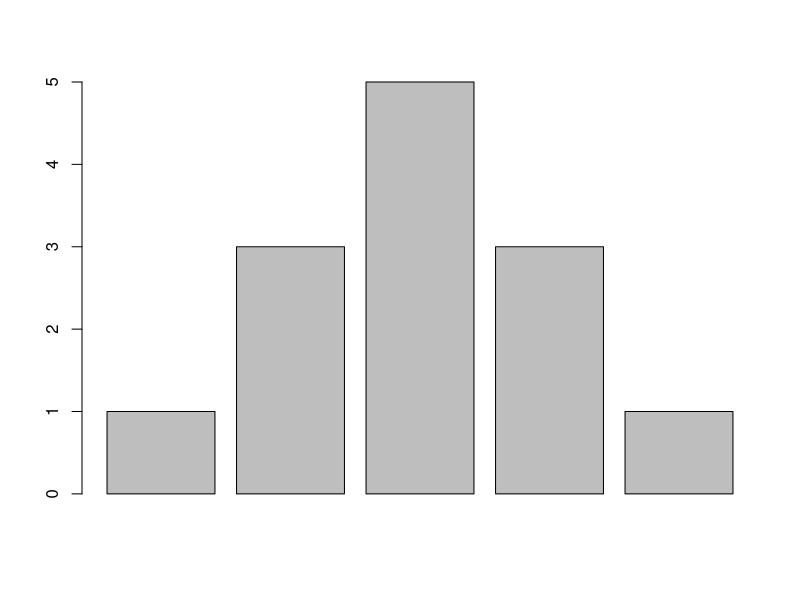
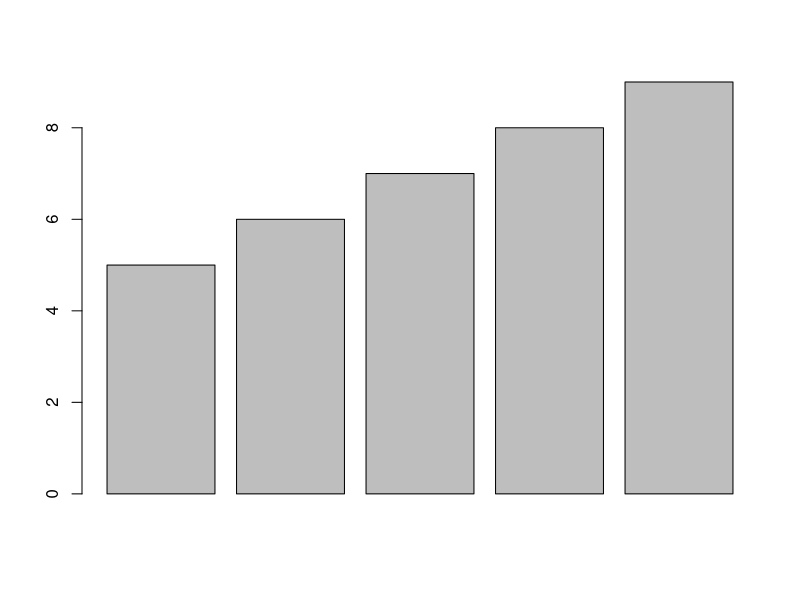

Recreate these plots in R, in order. (Note: this script raises an error after producing the figures.)
#**Maestría en Ciencias Forestales**
#*Medidas de tendencia central
#*
#*Yadira Abigail Martínez Hernández
#*   1672205
#*   
#**Problemas**
#*Problema 1

#Considere los siguientes datos de x & y

xi <- c(6,4,1,3)

yi <- c(1,3,4,2)

sum(xi)
prod(xi)

sum(yi)
prod(yi)

sum(xi*yi)

prod(xi*yi)

prod(xi^2,yi^0.5)

#*Problema 2

# Se enuncian dos conjuntos de datos que contienen las alturas de plántulas (cm) 
# producidadas en vivero. El primer conjunto contiene 4 alturas y el segundo consta de 15.

Grupo_A <- c(80,90,90,100)

Grupo_B <- c(60,65,65,70,70,70,75,75,80,80,80,80,80,85,100)

#Sin realizar ningun calculo, cual grupo piensa que tiene una altura mayor.
## Respuesta: Grupo_A

#Ahora calcule la media para cada clase (en R). ¿Cuál grupo tiene la media en 
#alturas más grande?
#Coinside con su primera impresión?

## Respuesta: si coinsiden

mean(Grupo_A)
mean(Grupo_B)

#*Problema 3
#José quiere tener un promedio de 80 en sus 4 exámenes. Cada examen se califica 
#en una escala de 0 a 100. Sus tres primeros exámenes son de 87, 72,85. 
#¿Qué necesita José para calificar en el 4to. examen para tener una media de 80 en los 4 exámenes?

exámenes <- c(87,72,85)
sum(exámenes)
4*80
(4*80)-(sum(exámenes))

#Comprobación 

calificaciones <- c(87,72,85,76)
mean(calificaciones)

#*Problema 4

#El comité escolar de una pequeña ciudad quiere determinar el número promedio de 
#niños por hogar en su ciudad. Hay 50 hogares en la ciudad. Ellos dividen el 
#número total de niños en la ciudad por 50 y determina que el número promedio 
#de niños por hogar es de 2.2. ¿Cuál de los siguientes enunciados es verdad?

#a) La mitad de los hogares de la ciudad tienen mas de 2 hijos.
#b) Hay un total de 110 niños en la ciudad.
#c) El número más común de niños en un hogar es de 2.2
#d) Ninguna de las anteriores

(2.2*50)

## Respuesta: el inciso b es el correcto hay 110 niños en la ciudad.

#* Problema 5

# El número de semillas germinadas (Germinaciones) que se encontraron en cajas petri

Germinaciones <- c(5,6,7,8,9)

Cajas_petri <- c(1,3,5,3,1)

Semillas_G <- data.frame(Cajas_petri,Germinaciones)

mean(Semillas_G$Cajas_petri)
median(Semillas_G$Cajas_petri)
sum(Semillas_G$Cajas_petri)
barplot(Cajas_petri)
barplot(Germinaciones)

#a) ¿Qué tipo de gráfico podrías usar para visualizar estos datos?
## Respuesta: barplot

#b) ¿Cuál es la media? 
## Respuesta: 2.6 (se realizo con la función mean en R)

#c) ¿Cuál es la mediana?
## Respuesta: 3  (se realizo con la función median en R)

#* Problema 6

#En este problema, exploramos el efecto sobre la media, la mediana y la moda de: 
#1) sumar elmismo número a cada valor de datos, y 
#2) de multiplicar cada valor de datos por el mismonúmero.

set <- c(2, 2, 3, 6, 10)

#a) Calcule la moda, la mediana y la media.
## Respuesta: 
# Mediana

median(set)

# Media

mean(set)

#Moda 

getmoda(set)

#b)Suma5 a cada uno de los valores de los datos. Calcule la moda, la mediana y la media.
## Respuesta:
set5 <- (set+5)
#Moda
getmoda(set5)

#Media

mean(set5)

#Mediana
median(set5)

#c)Compare los resultados de las partes (a) y (b). 
#En general, ¿cómo crees quela moda, lamediana y la media se ven afectadas cuando se agrega la misma constante a cada valorde datos en un conjunto?
## Respuesta: solo se incrementa el resultado más no se ven afectada en sí.

#d)Multiplique cada valor de los datos por 5. Calcule la moda, la mediana y la media.
setx5 <- (set*5)
## Respuesta:

#Mediana

median(setx5)

#Media

mean(setx5)

#Moda
getmoda(setx5)

#e)Compare los resultados de las partes (a) y (d). En general, ¿cómo crees que la moda,La mediana y la media se ven afectadas cuando cada valor de datos en un conjunto semultiplica por la misma constante?
##Respuesta se incrementa el resultado.

#* Problema 7

#Para este problema, use los dígitos 0, 1, 2, 3, 4, 5, 6, 7, 8, 9.

#a)Enumere cinco dígitos que tengan una mediana de 7 y una media de 7 (se permiten repeticiones). 
#Encontrar un conjunto diferente de 5 dígitos que tambien funcionen.

digitos <- c(0,1,2,3,4,5,6,7,8)

median(digitos)

digitos1 <- c(5,6,7,8,9)
median(digitos1)
mean(digitos1)

#b)Enumere cinco dígitos que tengan una mediana de 7 y una media inferior a 7 (se permiten repeticiones). 
#Da la media de tus 5 dígitos.
#Encuentra un conjunto diferente de 5 digitos que funcione

digitos2 <- c(1,2,7,8,9)
median(digitos2)
mean(digitos2)

digitios3 <- c(5,5,7,8,9)
mean(digitios3)
median(digitios3)

# Crear la función getmode.
getmoda <-function(v) {
  uniqv <- unique(v)
  uniqv[which.max(tabulate(match(v, uniqv)))]
}
